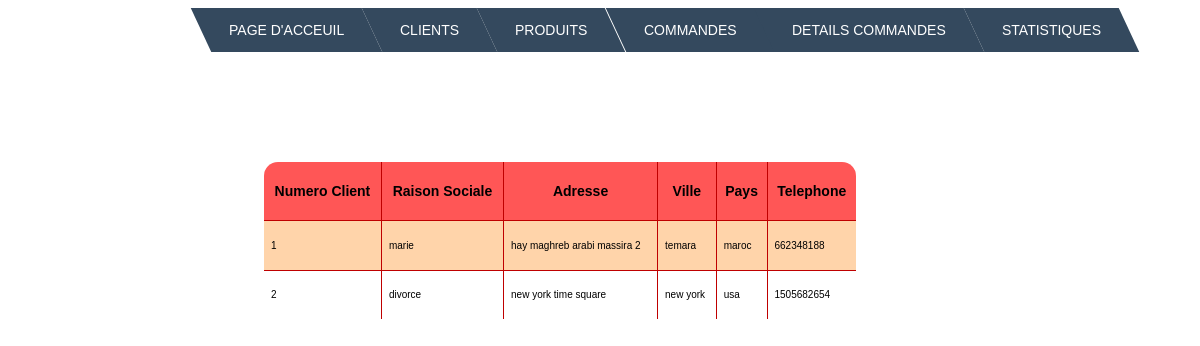
/clients.php, run on the app's committed database.
### tables this page shows
CREATE TABLE IF NOT EXISTS `client` (
  `numclient` int(30) NOT NULL,
  `raison_sociale` varchar(60) NOT NULL,
  `adresse_client` varchar(60) NOT NULL,
  `ville_client` varchar(60) NOT NULL,
  `pays` varchar(30) NOT NULL,
  `telephone` int(30) NOT NULL,
  PRIMARY KEY (`numclient`)
);

### clients.php (the view, shortened to what this page needs)
<html lang="en-US">
<head>
  <link rel="stylesheet" type="text/css" href="css/style_prod.css">
</head>
<body>
  <ul class="menu cf">
    <li><a href="index.php">Page d'acceuil </a></li>
    <li>
        <a href="clients.php">Clients</a>
    </li>
    <li>
        <a href="produits.php">Produits</a>
    </li>
    <li>
        <a href="commandes.php">Commandes</a>
    </li>
    <li>
        <a href="details_commande.php">Details Commandes</a>
    </li>
     <li>
        <a href="statistiques.php">Statistiques</a>
    </li>
</ul>
  <div class="CSSTableGenerator" >
                <table >
                    <tr>
                        <td >
                        Numero Client
                        </td>
                        <td>
                         Raison Sociale
                        </td>
                        <td>
                          Adresse
                        </td>
                        <td>
                          Ville
                        </td>
                        <td>
                          Pays
                        </td>
                        <td>
                          Telephone
                        </td>
                    </tr>
                      <?php
                      $conn =@mysqli_connect('localhost','root','',commerce_database) or die('error');
                         $query = "SELECT * FROM client ";
                     if ($result = mysqli_query($conn,$query)) {
                    while ($row = mysqli_fetch_assoc($result)) {
                      ?>
                        <tr>
                          <td>
                         <?php echo $row["numclient"];?>
                       </td>
                       <td>
                         <?php echo $row["raison_sociale"];?>
                       </td>
                       <td>
                         <?php echo $row["adresse_client"];?>
                       </td>
                       <td>
                         <?php echo $row["ville_client"];?>
                       </td>
                       <td>
                         <?php echo $row["pays"];?>
                       </td>
                       <td>
                         <?php echo $row["telephone"];?>
                       </td>
                        </tr>
                        <?php }
}
?>
                </table>
            </div>
</body>
</html>

### css/style_prod.css (style rules this page uses)
body { background: url(back_ground.jpg) no-repeat center center fixed; }
.CSSTableGenerator { width: 20%; height: 20%; margin-top: 110px; margin-right: 44px; margin-left: 256px; margin-bottom: 69px; padding: 0px; width: 50%; -moz-border-radius-bottomleft: 14px; -webkit-border-bottom-left-radius: 14px; border-bottom-left-radius: 14px; -moz-border-radius-bottomright: 14px; -webkit-border-bottom-right-radius: 14px; border-bottom-right-radius: 14px; -moz-border-radius-topright: 14px; -webkit-border-top-right-radius: 14px; border-top-right-radius: 14px; -moz-border-radius-topleft: 14px; -webkit-border-top-left-radius: 14px; border-top-left-radius: 14px; }
.CSSTableGenerator table { border-collapse: collapse; border-spacing: 0; width:100%; height:100%; margin:0px;padding:0px; }
.CSSTableGenerator tr:last-child td:last-child { -moz-border-radius-bottomright:14px; -webkit-border-bottom-right-radius:14px; border-bottom-right-radius:14px; }
.CSSTableGenerator table tr:first-child td:first-child { -moz-border-radius-topleft:14px; -webkit-border-top-left-radius:14px; border-top-left-radius:14px; }
.CSSTableGenerator table tr:first-child td:last-child { -moz-border-radius-topright:14px; -webkit-border-top-right-radius:14px; border-top-right-radius:14px; }
.CSSTableGenerator tr:last-child td:first-child { -moz-border-radius-bottomleft:14px; -webkit-border-bottom-left-radius:14px; border-bottom-left-radius:14px; }
.CSSTableGenerator tr:nth-child(odd) { background-color:#ffffff; }
.CSSTableGenerator tr:nth-child(even) { background-color:#ffd4aa; }
.CSSTableGenerator td { vertical-align:middle; border:1px solid #bf0000; border-width:0px 1px 1px 0px; text-align:left; padding:7px; font-size:10px; font-family:Arial; font-weight:normal; color:#000000; }
.CSSTableGenerator tr:last-child td { border-width:0px 1px 0px 0px; }
.CSSTableGenerator tr td:last-child { border-width:0px 0px 1px 0px; }
.CSSTableGenerator tr:last-child td:last-child { border-width:0px 0px 0px 0px; }
.CSSTableGenerator tr:first-child td { background:-o-linear-gradient(bottom, #ff5656 5%, #ff5656 100%); background:-webkit-gradient( linear, left top, left bottom, color-stop(0.05, #ff5656), color-stop(1, #ff5656) ); background:-moz-linear-gradient( center top, #ff5656 5%, #ff5656 100% ); filter:progid:DXImageTransform.Microsoft.gradient(startColorstr="#ff5656", endColorstr="#ff5656"); background: -o-linear-gradient(top,#ff5656,ff5656); background-color:#ff5656; border:0px solid #bf0000; text-align:center; border-width:0px 0px 1px 1px; font-size:14px; font-family:Arial; font-weight:bold; color:#000000; }
.CSSTableGenerator tr:first-child td:first-child { border-width:0px 0px 1px 0px; }
.CSSTableGenerator tr:first-child td:last-child { border-width:0px 0px 1px 1px; }
.cf:before, .cf:after { content: " "; display: table; }
.cf:after { clear: both; }
.cf { *zoom: 1; }
.menu, .submenu { margin: 0; padding: 0; list-style: none; }
.menu { position: relative; top: 0px; left: 193px; bottom: 1000px; width: fit-content; right: auto; }
.menu > li { background: #34495e; float: left; position: relative; transform: skewX(25deg); }
.menu a { display: block; color: #fff; text-transform: uppercase; text-decoration: none; font-family: Arial, Helvetica; font-size: 14px; }
.menu > li > a { transform: skewX(-25deg); padding: 1em 2em; }

### data on the page
client: numclient "1", raison_sociale "marie", adresse_client "hay maghreb arabi massira 2", ville_client "temara", pays "maroc", telephone "662348188"
client: numclient "2", raison_sociale "divorce", adresse_client "new york time square", ville_client "new york", pays "usa", telephone "1505682654"
